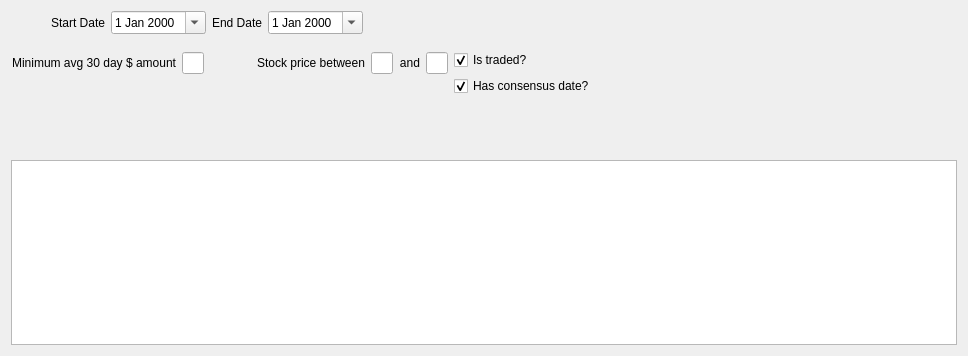
<?xml version="1.0" encoding="UTF-8"?>
<ui version="4.0">
 <class>Form</class>
 <widget class="QWidget" name="Form">
  <property name="geometry">
   <rect>
    <x>0</x>
    <y>0</y>
    <width>968</width>
    <height>356</height>
   </rect>
  </property>
  <property name="windowTitle">
   <string>Form</string>
  </property>
  <layout class="QGridLayout" name="gridLayout">
   <item row="0" column="0">
    <layout class="QVBoxLayout" name="verticalLayout_4">
     <item>
      <layout class="QHBoxLayout" name="horizontalLayout_10">
       <item>
        <layout class="QVBoxLayout" name="verticalLayout_3">
         <item>
          <layout class="QHBoxLayout" name="horizontalLayout_9">
           <item>
            <layout class="QHBoxLayout" name="horizontalLayout_8" stretch="2,8,2">
             <item>
              <spacer name="horizontalSpacer_3">
               <property name="orientation">
                <enum>Qt::Horizontal</enum>
               </property>
               <property name="sizeHint" stdset="0">
                <size>
                 <width>40</width>
                 <height>20</height>
                </size>
               </property>
              </spacer>
             </item>
             <item>
              <layout class="QHBoxLayout" name="horizontalLayout_6">
               <item>
                <layout class="QHBoxLayout" name="horizontalLayout">
                 <item>
                  <widget class="QLabel" name="label">
                   <property name="text">
                    <string>Start Date</string>
                   </property>
                   <property name="alignment">
                    <set>Qt::AlignRight|Qt::AlignTrailing|Qt::AlignVCenter</set>
                   </property>
                  </widget>
                 </item>
                 <item>
                  <widget class="QDateEdit" name="dateEdit">
                   <property name="calendarPopup">
                    <bool>true</bool>
                   </property>
                  </widget>
                 </item>
                </layout>
               </item>
               <item>
                <layout class="QHBoxLayout" name="horizontalLayout_2">
                 <item>
                  <widget class="QLabel" name="label_2">
                   <property name="text">
                    <string>End Date</string>
                   </property>
                   <property name="alignment">
                    <set>Qt::AlignRight|Qt::AlignTrailing|Qt::AlignVCenter</set>
                   </property>
                  </widget>
                 </item>
                 <item>
                  <widget class="QDateEdit" name="dateEdit_2">
                   <property name="calendarPopup">
                    <bool>true</bool>
                   </property>
                  </widget>
                 </item>
                </layout>
               </item>
              </layout>
             </item>
             <item>
              <spacer name="horizontalSpacer_4">
               <property name="orientation">
                <enum>Qt::Horizontal</enum>
               </property>
               <property name="sizeHint" stdset="0">
                <size>
                 <width>40</width>
                 <height>20</height>
                </size>
               </property>
              </spacer>
             </item>
            </layout>
           </item>
           <item>
            <spacer name="horizontalSpacer_5">
             <property name="orientation">
              <enum>Qt::Horizontal</enum>
             </property>
             <property name="sizeHint" stdset="0">
              <size>
               <width>488</width>
               <height>20</height>
              </size>
             </property>
            </spacer>
           </item>
          </layout>
         </item>
         <item>
          <spacer name="verticalSpacer_2">
           <property name="orientation">
            <enum>Qt::Vertical</enum>
           </property>
           <property name="sizeType">
            <enum>QSizePolicy::Fixed</enum>
           </property>
           <property name="sizeHint" stdset="0">
            <size>
             <width>20</width>
             <height>10</height>
            </size>
           </property>
          </spacer>
         </item>
         <item>
          <layout class="QHBoxLayout" name="horizontalLayout_7" stretch="2,2">
           <property name="sizeConstraint">
            <enum>QLayout::SetFixedSize</enum>
           </property>
           <item>
            <layout class="QVBoxLayout" name="verticalLayout_2">
             <item>
              <layout class="QHBoxLayout" name="horizontalLayout_5" stretch="2,3,1">
               <item>
                <layout class="QHBoxLayout" name="horizontalLayout_4" stretch="3,1">
                 <item>
                  <widget class="QLabel" name="label_3">
                   <property name="text">
                    <string>Minimum avg 30 day $ amount</string>
                   </property>
                   <property name="alignment">
                    <set>Qt::AlignRight|Qt::AlignTrailing|Qt::AlignVCenter</set>
                   </property>
                  </widget>
                 </item>
                 <item>
                  <widget class="QLineEdit" name="lineEdit"/>
                 </item>
                </layout>
               </item>
               <item>
                <spacer name="horizontalSpacer_2">
                 <property name="orientation">
                  <enum>Qt::Horizontal</enum>
                 </property>
                 <property name="sizeHint" stdset="0">
                  <size>
                   <width>40</width>
                   <height>20</height>
                  </size>
                 </property>
                </spacer>
               </item>
               <item>
                <layout class="QHBoxLayout" name="horizontalLayout_3" stretch="6,0,1,1">
                 <item>
                  <widget class="QLabel" name="label_4">
                   <property name="sizePolicy">
                    <sizepolicy hsizetype="Preferred" vsizetype="Preferred">
                     <horstretch>0</horstretch>
                     <verstretch>0</verstretch>
                    </sizepolicy>
                   </property>
                   <property name="text">
                    <string>Stock price between</string>
                   </property>
                   <property name="alignment">
                    <set>Qt::AlignRight|Qt::AlignTrailing|Qt::AlignVCenter</set>
                   </property>
                  </widget>
                 </item>
                 <item>
                  <widget class="QLineEdit" name="lineEdit_2"/>
                 </item>
                 <item>
                  <widget class="QLabel" name="label_5">
                   <property name="sizePolicy">
                    <sizepolicy hsizetype="Preferred" vsizetype="Preferred">
                     <horstretch>0</horstretch>
                     <verstretch>0</verstretch>
                    </sizepolicy>
                   </property>
                   <property name="text">
                    <string>and</string>
                   </property>
                   <property name="alignment">
                    <set>Qt::AlignRight|Qt::AlignTrailing|Qt::AlignVCenter</set>
                   </property>
                  </widget>
                 </item>
                 <item>
                  <widget class="QLineEdit" name="lineEdit_3"/>
                 </item>
                </layout>
               </item>
              </layout>
             </item>
             <item>
              <spacer name="horizontalSpacer">
               <property name="orientation">
                <enum>Qt::Horizontal</enum>
               </property>
               <property name="sizeHint" stdset="0">
                <size>
                 <width>658</width>
                 <height>20</height>
                </size>
               </property>
              </spacer>
             </item>
            </layout>
           </item>
           <item>
            <layout class="QVBoxLayout" name="verticalLayout">
             <item>
              <widget class="QCheckBox" name="checkBox">
               <property name="text">
                <string>Is traded?</string>
               </property>
               <property name="checked">
                <bool>true</bool>
               </property>
              </widget>
             </item>
             <item>
              <widget class="QCheckBox" name="checkBox_2">
               <property name="text">
                <string>Has consensus date?</string>
               </property>
               <property name="checked">
                <bool>true</bool>
               </property>
              </widget>
             </item>
            </layout>
           </item>
          </layout>
         </item>
        </layout>
       </item>
       <item>
        <spacer name="horizontalSpacer_6">
         <property name="orientation">
          <enum>Qt::Horizontal</enum>
         </property>
         <property name="sizeHint" stdset="0">
          <size>
           <width>40</width>
           <height>20</height>
          </size>
         </property>
        </spacer>
       </item>
      </layout>
     </item>
     <item>
      <spacer name="verticalSpacer">
       <property name="orientation">
        <enum>Qt::Vertical</enum>
       </property>
       <property name="sizeType">
        <enum>QSizePolicy::Fixed</enum>
       </property>
       <property name="sizeHint" stdset="0">
        <size>
         <width>20</width>
         <height>58</height>
        </size>
       </property>
      </spacer>
     </item>
     <item>
      <widget class="QTreeView" name="groupingTreeView">
       <property name="sizePolicy">
        <sizepolicy hsizetype="Preferred" vsizetype="Preferred">
         <horstretch>0</horstretch>
         <verstretch>0</verstretch>
        </sizepolicy>
       </property>
      </widget>
     </item>
    </layout>
   </item>
  </layout>
 </widget>
 <resources/>
 <connections/>
</ui>
